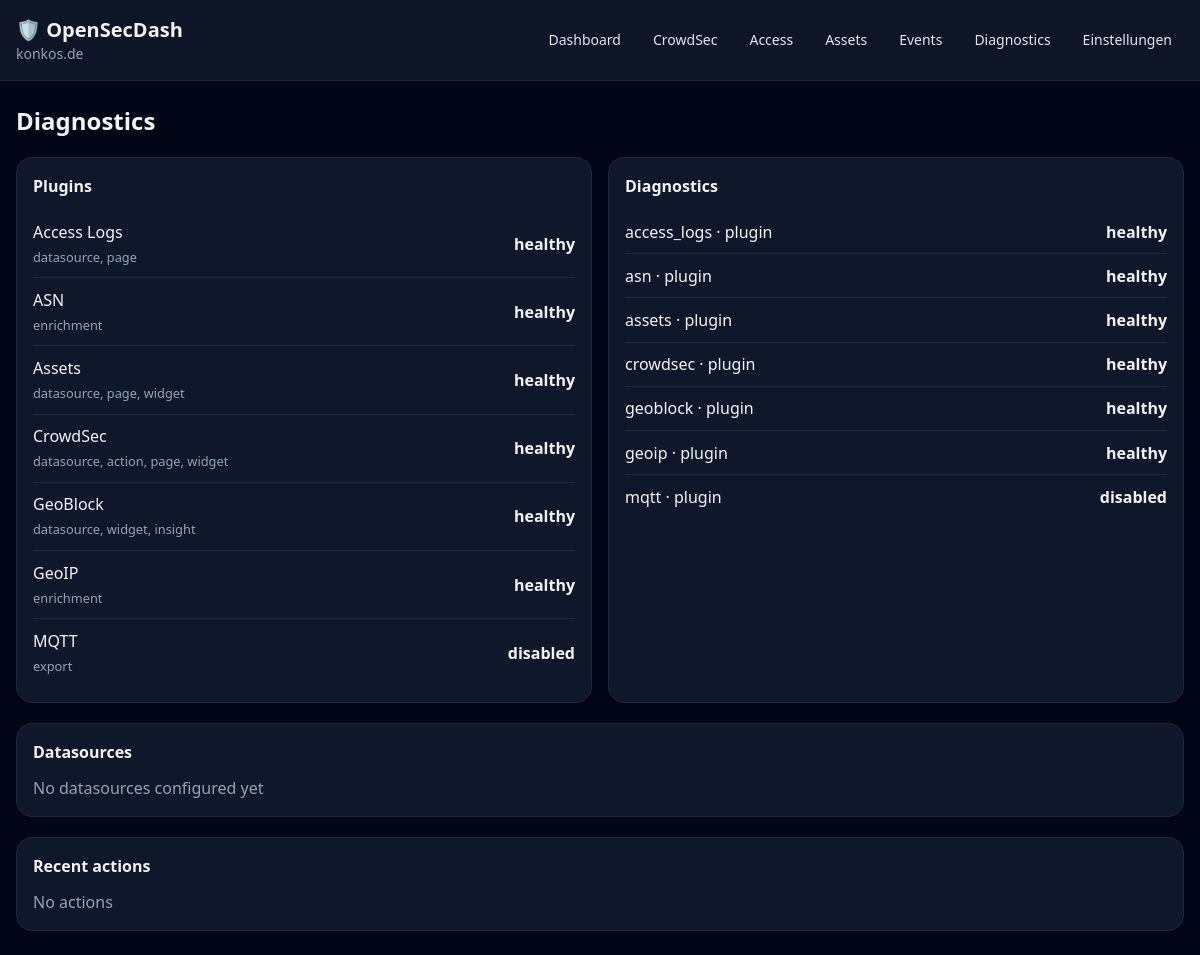
The app's page /diagnostics with its own data.
### app/models/settings.py (models this page shows)
class Setting(Base):
    __tablename__ = "settings"
    id: Mapped[int] = mapped_column(primary_key=True)
    key: Mapped[str] = mapped_column(
        String(100),
        unique=True,
        index=True,
    )
    value: Mapped[str] = mapped_column(
        String(5000)
    )

### app/models/core.py (models this page shows)
class PluginRecord(Base):
    __tablename__ = "plugins"
    id: Mapped[str] = mapped_column(String(100), primary_key=True)
    name: Mapped[str] = mapped_column(String(255))
    version: Mapped[str] = mapped_column(String(50), default="1.0.0")
    description: Mapped[str | None] = mapped_column(Text, nullable=True)
    author: Mapped[str | None] = mapped_column(String(255), nullable=True)
    api_version: Mapped[str] = mapped_column(String(20), default="1")
    capabilities: Mapped[list | None] = mapped_column(JSON, nullable=True)
    enabled: Mapped[bool] = mapped_column(Boolean, default=True)
    status: Mapped[str] = mapped_column(String(20), default="healthy")
    last_error: Mapped[str | None] = mapped_column(Text, nullable=True)

class Diagnostic(Base):
    __tablename__ = "diagnostics"
    id: Mapped[int] = mapped_column(primary_key=True)
    plugin: Mapped[str] = mapped_column(String(100), index=True)
    component: Mapped[str] = mapped_column(String(100), default="plugin")
    status: Mapped[str] = mapped_column(String(20), default="healthy")
    last_run: Mapped[datetime | None] = mapped_column(DateTime, nullable=True)
    last_error: Mapped[str | None] = mapped_column(Text, nullable=True)

### app/api/pages.py (the view)
@router.get("/diagnostics")
def diagnostics_page(request: Request, db: Session = Depends(get_db)):
    return render(
        request,
        db,
        "diagnostics.html",
        plugins=db.query(PluginRecord).order_by(PluginRecord.id).all(),
        datasources=db.query(Datasource).order_by(Datasource.name).all(),
        diagnostics=db.query(Diagnostic).order_by(Diagnostic.plugin).all(),
        actions=db.query(Action).order_by(Action.timestamp.desc()).limit(20).all(),
    )

### app/templates/diagnostics.html (shortened to what this page needs)
{% extends "base.html" %}
{% block content %}
    <h2 class="text-2xl font-semibold mb-5">Diagnostics</h2>
        <section class="grid grid-cols-1 lg:grid-cols-2 gap-4 mb-5">
            <div class="card">
                <h3 class="font-semibold mb-3">Plugins</h3>
                {% for plugin in plugins %}
                    <div class="row">
                        <span>{{ plugin.name }}
                            <br>
                            <small class="muted">
                                {{ plugin.capabilities|join(', ') if plugin.capabilities else '' }}
                            </small>
                        </span>
                        <b>{{ plugin.status }}</b>
                    </div>
                {% endfor %}
            </div>
            <div class="card">
                <h3 class="font-semibold mb-3">Diagnostics</h3>
                {% for item in diagnostics %}
                    <div class="row">
                        <span>{{ item.plugin }} · {{ item.component }}
                            <br>
                        </span>
                        <b>{{ item.status }}</b>
                    </div>
                {% else %}
                    <p class="muted">No diagnostics</p>
                {% endfor %}
            </div>
        </section>
        <section class="card mb-5">
            <h3 class="font-semibold mb-3">Datasources</h3>
            {% for source in datasources %}
                <div class="row">
                    <span>{{ source.name }}
                        <br>
                        <small class="muted">{{ source.source_type }} · {{ source.events_processed }} events</small>
                    </span>
                    <b>{{ source.status }}</b>
                </div>
            {% else %}
                <p class="muted">No datasources configured yet</p>
            {% endfor %}
        </section>
        <section class="card">
            <h3 class="font-semibold mb-3">Recent actions</h3>
            {% for action in actions %}
                <div class="row">
                    <span>{{ action.timestamp }} · {{ action.action_type }} · {{ action.target }}
                        <br>
                        <small class="muted">{{ action.result or '' }}</small>
                    </span>
                    <b>{{ action.status }}</b>
                </div>
            {% else %}
                <p class="muted">No actions</p>
            {% endfor %}
        </section>
{% endblock %}

### app/templates/base.html (shortened to what this page needs)
<!doctype html>
<html lang="{{ language }}" x-data="{menu:false}">
    <head>
        <script src="https://cdn.tailwindcss.com"></script>
        <link rel="stylesheet" href="/static/css/app.css">
    </head>
    <body class="bg-slate-950 text-slate-100 min-h-screen">
        <header class="border-b border-slate-800 bg-slate-900/90 sticky top-0 z-10">
            <div class="max-w-7xl mx-auto px-4 py-4 flex items-center justify-between gap-4">
                <a href="/" class="flex flex-col">
                    <span class="text-xl font-bold">🛡 {{ t("app.name") }}</span>
                    <span class="text-sm text-slate-400">{{ domain or "local instance" }}</span>
                </a>
                <nav class="hidden md:flex gap-2 text-sm">
                    <a class="nav" href="/">{{ t("nav.dashboard") }}</a>
                    <a class="nav" href="/crowdsec">CrowdSec</a>
                    <a class="nav" href="/access">Access</a>
                    <a class="nav" href="/assets">{{ t("nav.assets") }}</a>
                    <a class="nav" href="/events">{{ t("nav.events") }}</a>
                    <a class="nav" href="/diagnostics">Diagnostics</a>
                    <a class="nav" href="/settings">{{ t("nav.settings") }}</a>
                </nav>
            </div>
        </header>
        <main class="max-w-7xl mx-auto px-4 py-6">
            {% block content %}{% endblock %}
        </main>
    </body>
</html>

### app/static/css/app.css (style rules this page uses)
a { color: #93c5fd; }
.nav { border-radius: .6rem; color: #e2e8f0; padding: .5rem .75rem; }
.card { background: rgb(15 23 42); border: 1px solid rgb(30 41 59); border-radius: 1rem; padding: 1rem; }
.row { align-items: center; border-bottom: 1px solid rgb(30 41 59); display: flex; gap: 1rem; justify-content: space-between; padding: .6rem 0; }
.row:last-child { border-bottom: 0; }
.muted { color: #94a3b8; }

### records on screen
Setting: value "konkos.de"
PluginRecord: name "Access Logs", capabilities "datasource, page", status "healthy"
PluginRecord: name "ASN", capabilities "enrichment", status "healthy"
PluginRecord: name "Assets", capabilities "datasource, page, widget", status "healthy"
PluginRecord: name "CrowdSec", capabilities "datasource, action, page, widget", status "healthy"
PluginRecord: name "GeoBlock", capabilities "datasource, widget, insight", status "healthy"
PluginRecord: name "GeoIP", capabilities "enrichment", status "healthy"
PluginRecord: name "MQTT", capabilities "export", status "disabled"
Diagnostic: plugin "access_logs", component "plugin", status "healthy"
Diagnostic: plugin "asn", component "plugin", status "healthy"
Diagnostic: plugin "assets", component "plugin", status "healthy"
Diagnostic: plugin "crowdsec", component "plugin", status "healthy"
Diagnostic: plugin "geoblock", component "plugin", status "healthy"
Diagnostic: plugin "geoip", component "plugin", status "healthy"
Diagnostic: plugin "mqtt", component "plugin", status "disabled"

### other values on screen
{{ t("app.name") }} "OpenSecDash"
{{ t("nav.dashboard") }} "Dashboard"
{{ t("nav.assets") }} "Assets"
{{ t("nav.events") }} "Events"
{{ t("nav.settings") }} "Einstellungen"
